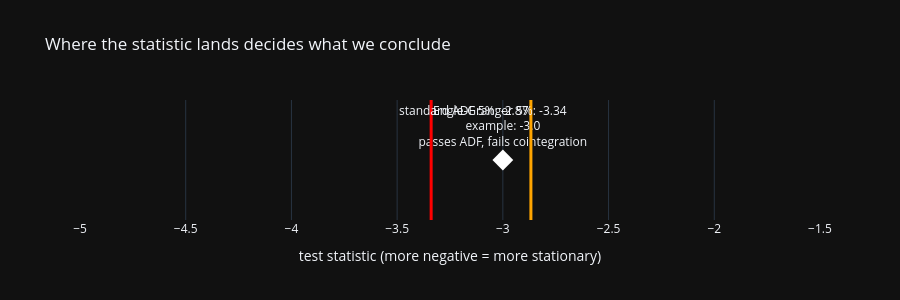

Notebook code cell kept with this figure:
### Code cell
# the two critical values on the statistic axis, with the pair's best statistic
best = eg["CADF stat"].min()
crit_mk, crit_adf = eg["crit 5% (MacKinnon)"].iloc[0], adfuller(np.random.default_rng(0).normal(size=500))[4]["5%"]
fig = go.Figure()
fig.add_vline(x=crit_adf, line_color="orange", line_width=3, annotation_text=f"standard ADF 5%: {crit_adf:.2f}", annotation_position="top left")
fig.add_vline(x=crit_mk, line_color="red", line_width=3, annotation_text=f"Engle-Granger 5%: {crit_mk:.2f}", annotation_position="top right")
fig.add_trace(go.Scatter(x=[best], y=[0], mode="markers+text", marker=dict(size=16, color="#00cc96"),
                         text=[f"{Y_TICKER}/{X_TICKER}: {best:.2f}"], textposition="bottom center", showlegend=False))
fig.add_trace(go.Scatter(x=[-3.0], y=[0], mode="markers+text", marker=dict(size=16, color="white", symbol="diamond"),
                         text=["example: -3.0<br>passes ADF, fails cointegration"], textposition="top center", showlegend=False))
fig.update_xaxes(range=[-5, -1.5], title="test statistic (more negative = more stationary)")
fig.update_yaxes(visible=False, range=[-1, 1])
fig.update_layout(height=300, title="Where the statistic lands decides what we conclude")
fig.show()

### Figure 1 — Plotly figure (JSON) as saved in the notebook; plotly's stock layout.template omitted (floating-point values rounded to 4 significant figures)
{"data": [{"marker": {"color": "#00cc96", "size": 16}, "mode": "markers+text", "showlegend": false, "text": ["EWD/EWG: -5.34"], "textposition": "bottom center", "type": "scatter", "x": [-5.336], "y": [0]}, {"marker": {"color": "white", "size": 16, "symbol": "diamond"}, "mode": "markers+text", "showlegend": false, "text": ["example: -3.0<br>passes ADF, fails cointegration"], "textposition": "top center", "type": "scatter", "x": [-3], "y": [0]}], "layout": {"annotations": [{"showarrow": false, "text": "standard ADF 5%: -2.87", "x": -2.867, "xanchor": "right", "xref": "x", "y": 1, "yanchor": "top", "yref": "y domain"}, {"showarrow": false, "text": "Engle-Granger 5%: -3.34", "x": -3.339, "xanchor": "left", "xref": "x", "y": 1, "yanchor": "top", "yref": "y domain"}], "height": 300, "shapes": [{"line": {"color": "orange", "width": 3}, "type": "line", "x0": -2.867, "x1": -2.867, "xref": "x", "y0": 0, "y1": 1, "yref": "y domain"}, {"line": {"color": "red", "width": 3}, "type": "line", "x0": -3.339, "x1": -3.339, "xref": "x", "y0": 0, "y1": 1, "yref": "y domain"}], "title": {"text": "Where the statistic lands decides what we conclude"}, "xaxis": {"range": [-5, -1.5], "title": {"text": "test statistic (more negative = more stationary)"}}, "yaxis": {"range": [-1, 1], "visible": false}}}
